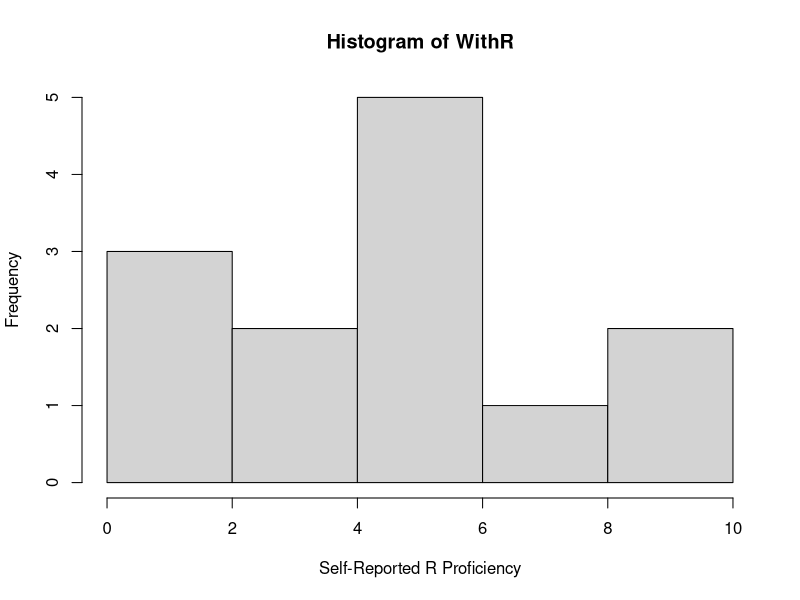
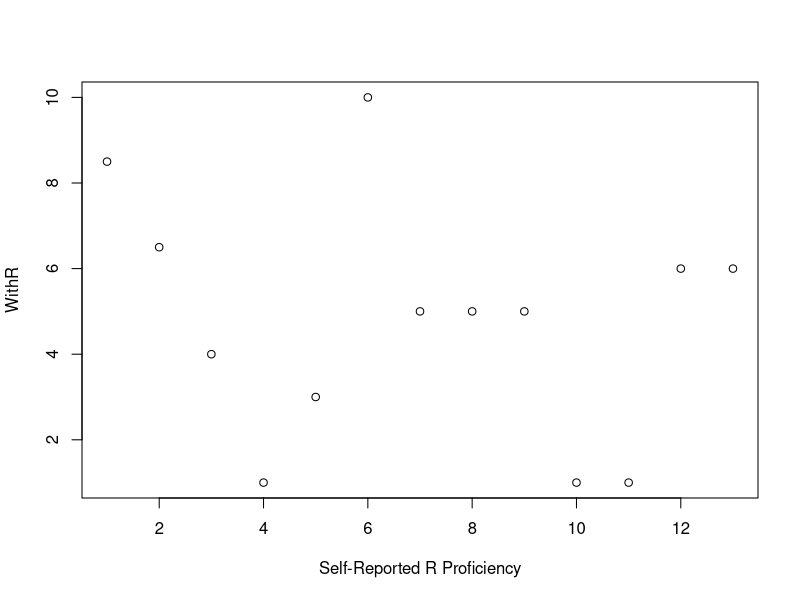

The R source for these figures, in order: (Note: a time limit stopped this script after it produced the figures.)
# CABANA Workshop, San Jose Costa Rica
# Introduction to R:          R Alcala | University of Florida
#
# R version 3.6.2  # check R.version
#
#-------------------------- Introduction to R Basics ----------------------------------
# You can use R as a simple calculator:
1+1

3*2

8^2

7/2

4+4-2*8

4+(4-2)*8

# Objects
# Setting values to use again as 'objects'. 
# We do this using the assignment operator '<-' (called the 'gets arrow').

a <- 2 + 2
print(a) 
a

b <- a + 2
b

# You can use '<-' for assigment and '=' for parameters

a.vector <- c(4, 3, 2, 1)

parameter1 = .1

par1 = par2 = par3 = NULL

#-------------------------- Relational operators ----------------------------------
# [ <, >, ==, >=, <=, !=]
# Comparing values will return “True” or “False” 
# logical
TRUE == TRUE 
T == F 
FALSE != FALSE 
# binary
FALSE == 0
TRUE <= 1

# loigical numericals
2==2 ## "==" means does equal 
2!=2 ## "!=" means does not equal
2>=3 ## ">=" means greater than or equal to

# lgical strings
apple <-  "apple"
pineapple <-  "pineapple"

apple == pineapple # based on alphabetical order
apple > pineapple
apple < "abcde"


# Create an object with values from 1 to 10
num10 <- c(1, 2, 3, 4, 5, 6, 7, 8, 9, 10)

# Which elements are less than 5? 
num5 <- num10 < 5

# Check the elements in num5, these are TRUE / FALSE
num5

# subsetting objects
num10[3:8]
num10[!num5]

#-------------------------- Relational Operators &  Sub-setting 2D object  ----------------------------------
# data() – data available already in R
data(iris) # famous dataset iris 
head(iris) # checking the first rows
tail(iris) # checking the last rows

data("mtcars") # mtcars data   
str(mtcars) # checking the data structure
dim(mtcars) # checking the dimension of data; 32 rows, 11 columns
class(mtcars) #checking the class

# subsetting the data 
mtcars[1:5, ] # display only the first 5 rows [looks like head() !]

# select only the cars with less than 20 mpg tanks
low_mpg <- mtcars[mtcars$mpg < 20, ] # NOTE: syntax use data[row, column]
low_mpg

# logical vector
low_mpg$mpg < 20 # what do you think the result will be?

#-------------------------- Logical Operators ----------------------------------
# [ &, | , ! ]; 
# [AND, OR, NOT]

# select the cars with mileage below 20 AND with 8 cylinders
low_mpgAND8cyl <- mtcars[ c( mtcars$mpg  < 20  & mtcars$cyl == 8), ]
head(low_mpgAND8cyl)

low_mpgAND8cyl2 <- mtcars[ which(mtcars$mpg  < 20  & mtcars$cyl == 8), ]
head(low_mpgAND8cyl2)

# Are they the same?
low_mpgAND8cyl == low_mpgAND8cyl2

# select the cars with mileage below 20 OR with 8 cylinders
low_mpgOR8cyl <- mtcars[c(mtcars$mpg  <  20 | mtcars$cyl == 8), ]


# select the cars that are any cylinders but 8.
mtcars[mtcars$cyl != 8,]


#-------------------------- Vectors ----------------------------------
# Vectors are a way to set a series of data elements as an object.

v1 <- c(1, 2, 3, 4, 5) # numbers
v2 <- c("hello", "world") # characters 
v3 <- c("TRUE", "FALSE", "TRUE") # logical values (also could be "T", "F", "T")


# Lets make a vector with hypothetical ratings of “R expertise” on a scale of 1-10.
WithR <- c(8.5, 6.5, 4, 1, 3, 10, 5, 5, 5, 1, 1, 6, 6)
WithR

#Summary statistics
#We can use the following functions to look at some summary statistics.
summary(WithR)

# If you have a doubt about a function you can call 'help'
?summary
mean(WithR)
sd(WithR) 
median(WithR)
# work inside the vector withinR
vector <- summary(WithR)
vector["Mean"] # accessing the vector for 'Mean'
vector[3] #accessing the vector for position '3'

# basic plot: histogram or data distribution!
hist(WithR, xlab = "Self-Reported R Proficiency")
plot(WithR, xlab = "Self-Reported R Proficiency")

#-------------------------- conditional statemtns  ----------------------------------

# 'if' symntax 
# if (test_condition) {
#     do_my_condition
#   }

i <- 2
if (i < 5) {
	message(i, " is less than 5")
  }

# 'if else' symnyax
# if (test_condition) {
#     do_my_condition
#   } else {
#     do_other_condition}

i <- 20
if (i < 5) { # change '<' to '>' and see what happens
	message(i, " is less than 5")
} else {  
	message(i, " is greater than 5")}

# 'while' symnyax
# while (test_condition) {
#    do_my_condition
#    }

i <- 1
while (i < 10) {
  print(i)
  } # this is gonna run forever so 'kill the taks' ctrl + c or press 'stop' in your console

# fullfiling your condition
while (i < 10) {
  print(i)
  i = i + 1}


#-------------------------- loops  ----------------------------------
# 'for' loop syntax
# for (test_condition) {
#    do_my_condition
# }

for (i in 1:10){
  print(i)  
  i = i + 1
  }

# 'while' loop syntax
# for (test_condition) {
#    do_my_condition
# }

i <- 1
while (i <= 10) {
  print(i)
  i = i + 1
  }

# for loops with if else stament

for (i in 1:10){ 
  if (i <= 5) {
	message(i, " Loops are cool")
  } else {  
	message(i, " Loops are super cool")}
}
